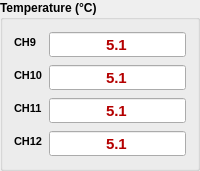
          <widget class="QGroupBox" name="groupBox_2">
           <property name="font">
            <font>
             <pointsize>9</pointsize>
             <bold>true</bold>
            </font>
           </property>
           <property name="title">
            <string>Temperature (°C)</string>
           </property>
           <layout class="QGridLayout" name="gridLayout_2">
            <item row="0" column="0">
             <layout class="QFormLayout" name="formLayout_5">
              <item row="0" column="0">
               <widget class="QLabel" name="chLabel9">
                <property name="font">
                 <font>
                  <pointsize>8</pointsize>
                  <bold>true</bold>
                 </font>
                </property>
                <property name="text">
                 <string>CH9</string>
                </property>
               </widget>
              </item>
              <item row="0" column="1">
               <widget class="QDoubleSpinBox" name="ch9Value">
                <property name="palette">
                 <palette>
                  <active>
                   <colorrole role="Text">
                    <brush brushstyle="SolidPattern">
                     <color alpha="255">
                      <red>180</red>
                      <green>0</green>
                      <blue>0</blue>
                     </color>
                    </brush>
                   </colorrole>
                  </active>
                  <inactive>
                   <colorrole role="Text">
                    <brush brushstyle="SolidPattern">
                     <color alpha="255">
                      <red>180</red>
                      <green>0</green>
                      <blue>0</blue>
                     </color>
                    </brush>
                   </colorrole>
                  </inactive>
                  <disabled>
                   <colorrole role="Text">
                    <brush brushstyle="SolidPattern">
                     <color alpha="255">
                      <red>120</red>
                      <green>120</green>
                      <blue>120</blue>
                     </color>
                    </brush>
                   </colorrole>
                  </disabled>
                 </palette>
                </property>
                <property name="font">
                 <font>
                  <pointsize>11</pointsize>
                  <bold>true</bold>
                 </font>
                </property>
                <property name="locale">
                 <locale language="English" country="UnitedStates"/>
                </property>
                <property name="alignment">
                 <set>Qt::AlignmentFlag::AlignCenter</set>
                </property>
                <property name="readOnly">
                 <bool>true</bool>
                </property>
                <property name="buttonSymbols">
                 <enum>QAbstractSpinBox::ButtonSymbols::NoButtons</enum>
                </property>
                <property name="decimals">
                 <number>1</number>
                </property>
                <property name="value">
                 <double>5.100000000000000</double>
                </property>
               </widget>
              </item>
              <item row="1" column="0">
               <widget class="QLabel" name="chLabel10">
                <property name="font">
                 <font>
                  <pointsize>8</pointsize>
                  <bold>true</bold>
                 </font>
                </property>
                <property name="text">
                 <string>CH10</string>
                </property>
               </widget>
              </item>
              <item row="1" column="1">
               <widget class="QDoubleSpinBox" name="ch10Value">
                <property name="palette">
                 <palette>
                  <active>
                   <colorrole role="Text">
                    <brush brushstyle="SolidPattern">
                     <color alpha="255">
                      <red>180</red>
                      <green>0</green>
                      <blue>0</blue>
                     </color>
                    </brush>
                   </colorrole>
                  </active>
                  <inactive>
                   <colorrole role="Text">
                    <brush brushstyle="SolidPattern">
                     <color alpha="255">
                      <red>180</red>
                      <green>0</green>
                      <blue>0</blue>
                     </color>
                    </brush>
                   </colorrole>
                  </inactive>
                  <disabled>
                   <colorrole role="Text">
                    <brush brushstyle="SolidPattern">
                     <color alpha="255">
                      <red>120</red>
                      <green>120</green>
                      <blue>120</blue>
                     </color>
                    </brush>
                   </colorrole>
                  </disabled>
                 </palette>
                </property>
                <property name="font">
                 <font>
                  <pointsize>11</pointsize>
                  <bold>true</bold>
                 </font>
                </property>
                <property name="locale">
                 <locale language="English" country="UnitedStates"/>
                </property>
                <property name="alignment">
                 <set>Qt::AlignmentFlag::AlignCenter</set>
                </property>
                <property name="readOnly">
                 <bool>true</bool>
                </property>
                <property name="buttonSymbols">
                 <enum>QAbstractSpinBox::ButtonSymbols::NoButtons</enum>
                </property>
                <property name="decimals">
                 <number>1</number>
                </property>
                <property name="value">
                 <double>5.100000000000000</double>
                </property>
               </widget>
              </item>
              <item row="2" column="0">
               <widget class="QLabel" name="chLabel11">
                <property name="font">
                 <font>
                  <pointsize>8</pointsize>
                  <bold>true</bold>
                 </font>
                </property>
                <property name="text">
                 <string>CH11</string>
                </property>
               </widget>
              </item>
              <item row="2" column="1">
               <widget class="QDoubleSpinBox" name="ch11Value">
                <property name="palette">
                 <palette>
                  <active>
                   <colorrole role="Text">
                    <brush brushstyle="SolidPattern">
                     <color alpha="255">
                      <red>180</red>
                      <green>0</green>
                      <blue>0</blue>
                     </color>
                    </brush>
                   </colorrole>
                  </active>
                  <inactive>
                   <colorrole role="Text">
                    <brush brushstyle="SolidPattern">
                     <color alpha="255">
                      <red>180</red>
                      <green>0</green>
                      <blue>0</blue>
                     </color>
                    </brush>
                   </colorrole>
                  </inactive>
                  <disabled>
                   <colorrole role="Text">
                    <brush brushstyle="SolidPattern">
                     <color alpha="255">
                      <red>120</red>
                      <green>120</green>
                      <blue>120</blue>
                     </color>
                    </brush>
                   </colorrole>
                  </disabled>
                 </palette>
                </property>
                <property name="font">
                 <font>
                  <pointsize>11</pointsize>
                  <bold>true</bold>
                 </font>
                </property>
                <property name="locale">
                 <locale language="English" country="UnitedStates"/>
                </property>
                <property name="alignment">
                 <set>Qt::AlignmentFlag::AlignCenter</set>
                </property>
                <property name="readOnly">
                 <bool>true</bool>
                </property>
                <property name="buttonSymbols">
                 <enum>QAbstractSpinBox::ButtonSymbols::NoButtons</enum>
                </property>
                <property name="decimals">
                 <number>1</number>
                </property>
                <property name="value">
                 <double>5.100000000000000</double>
                </property>
               </widget>
              </item>
              <item row="3" column="1">
               <widget class="QDoubleSpinBox" name="ch12Value">
                <property name="palette">
                 <palette>
                  <active>
                   <colorrole role="Text">
                    <brush brushstyle="SolidPattern">
                     <color alpha="255">
                      <red>180</red>
                      <green>0</green>
                      <blue>0</blue>
                     </color>
                    </brush>
                   </colorrole>
                  </active>
                  <inactive>
                   <colorrole role="Text">
                    <brush brushstyle="SolidPattern">
                     <color alpha="255">
                      <red>180</red>
                      <green>0</green>
                      <blue>0</blue>
                     </color>
                    </brush>
                   </colorrole>
                  </inactive>
                  <disabled>
                   <colorrole role="Text">
                    <brush brushstyle="SolidPattern">
                     <color alpha="255">
                      <red>120</red>
                      <green>120</green>
                      <blue>120</blue>
                     </color>
                    </brush>
                   </colorrole>
                  </disabled>
                 </palette>
                </property>
                <property name="font">
                 <font>
                  <pointsize>11</pointsize>
                  <bold>true</bold>
                 </font>
                </property>
                <property name="locale">
                 <locale language="English" country="UnitedStates"/>
                </property>
                <property name="alignment">
                 <set>Qt::AlignmentFlag::AlignCenter</set>
                </property>
                <property name="readOnly">
                 <bool>true</bool>
                </property>
                <property name="buttonSymbols">
                 <enum>QAbstractSpinBox::ButtonSymbols::NoButtons</enum>
                </property>
                <property name="decimals">
                 <number>1</number>
                </property>
                <property name="value">
                 <double>5.100000000000000</double>
                </property>
               </widget>
              </item>
              <item row="3" column="0">
               <widget class="QLabel" name="chLabel12">
                <property name="font">
                 <font>
                  <pointsize>8</pointsize>
                  <bold>true</bold>
                 </font>
                </property>
                <property name="text">
                 <string>CH12</string>
                </property>
               </widget>
              </item>
             </layout>
            </item>
           </layout>
          </widget>
